Frame 1 (no input): blank canvas, image omitted
Frame 60 (the mouse pressed at the canvas centre just before this capture): blank canvas, image omitted
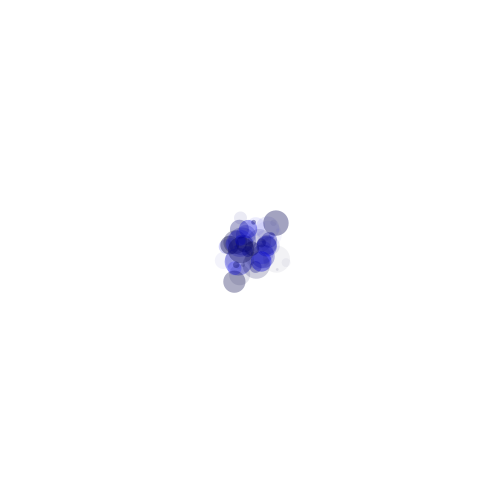
Frame 120 (the mouse held since frame 60 and released just before this capture)

The Processing sketch whose frames 1 and 60 were blank and that drew this single picture after the mouse press (run headless with seeded random() and noise(); from frame 60 on, the mouse is pressed at the canvas centre):

// Processing sketch: spleterblue
// ── spleterblue.pde
void setup() {
  size(500, 500);
  noStroke();
  background(255);
  ellipseMode(CENTER);
}
void draw() {
  fill(0, 0, random(50, 255), random(100));
  float size = random(30);
  float sIx = randomGaussian()*15;
  float sIy = randomGaussian()*15;
  if (mousePressed) {
    ellipse(mouseX+sIx, mouseY+sIy, size, size);
  }
}
